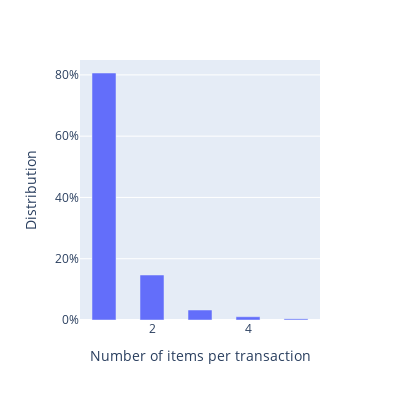

Source (notebook cell):
### Code cell
# Length of transactions

import seaborn as sns

length_of_transactions = data["product_id"].apply(len).value_counts()

# lenth_of_transactions
length_of_transactions = length_of_transactions.head(5)

length_of_transactions.rename_axis("frequency")


total = length_of_transactions.sum()

import plotly.express as px
fig = px.bar(length_of_transactions, x=length_of_transactions.index, y=length_of_transactions.values/total,width=400, height=400)
fig.update_traces(width=0.5)
fig.update_layout(
    xaxis_title="Number of items per transaction",
    yaxis_tickformat =',.0%',
    yaxis_title="Distribution",
    legend_title="Transaction Length Dsitribution",)

fig.show()

### Figure 1 — Plotly figure (JSON) as saved in the notebook; plotly's stock layout.template omitted (floating-point values rounded to 4 significant figures)
{"data": [{"alignmentgroup": "True", "hovertemplate": "index=%{x}<br>y=%{y}<extra></extra>", "legendgroup": "", "marker": {"color": "#636efa", "pattern": {"shape": ""}}, "name": "", "offsetgroup": "", "orientation": "v", "showlegend": false, "textposition": "auto", "type": "bar", "width": 0.5, "x": [1, 2, 3, 4, 5], "xaxis": "x", "y": [0.8061, 0.1469, 0.03259, 0.01064, 0.003773], "yaxis": "y"}], "layout": {"barmode": "relative", "height": 400, "legend": {"title": {"text": "Transaction Length Dsitribution"}, "tracegroupgap": 0}, "margin": {"t": 60}, "width": 400, "xaxis": {"anchor": "y", "domain": [0, 1], "title": {"text": "Number of items per transaction"}}, "yaxis": {"anchor": "x", "domain": [0, 1], "tickformat": ",.0%", "title": {"text": "Distribution"}}}}
